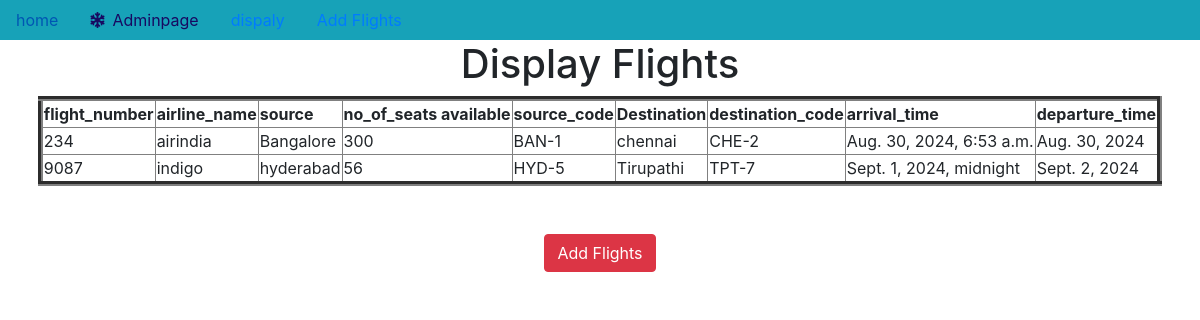
The page /view_all_flights/ on the database its author committed.
### app/models.py (models this page shows, shortened)
class Flights(models.Model):
    flight_number=models.IntegerField(primary_key=True)
    airline_name=models.CharField(max_length=50)
    No_of_seats_available=models.IntegerField()
    source=models.CharField(max_length=50)
    source_code=models.CharField(max_length=5)
    destination=models.CharField(max_length=100)
    destination_code=models.CharField(max_length=5)
    arraival_time=models.DateTimeField()
    depature_time=models.DateField()

### app/views.py (the view)
# urls.py: path('view_all_flights/',view_all_flights,name='view_all_flights'),
def view_all_flights(request):
    flwo=Flights.objects.all()
    d={'flwo':flwo}
    if d:
        return render(request,'display.html',d)
    else:
        return HttpResponse('no Flights are avalable')

### templates/display.html (shortened to what this page needs)
{% extends 'base.html' %}
{% block body_block %}
<center>
    <h1>Display Flights</h1>
<table border="5px">
<tr>
    <th>flight_number</th>
    <th>airline_name</th>
    <th>source</th>
    <th>no_of_seats available</th>
    <th>source_code</th>
    <th>Destination</th>
    <th>destination_code</th>
    <th>arrival_time</th>
    <th>departure_time</th>
</tr>
 {% for flights in flwo  %}
 <tr>
    <td>{{flights.flight_number}}</td>
    <td>{{flights.airline_name}}</td>
    <td>{{flights.source}}</td>
    <td>{{flights.No_of_seats_available}}</td>
    <td>{{flights.source_code}}</td>
    <td>{{flights.destination}}</td>
    <td>{{flights.destination_code}}</td>
    <td>{{flights.arraival_time}}</td>
    <td>{{flights.depature_time}}</td>
 </tr>
 {% endfor %}
</table><br><br>
<a href="{% url 'Add_flights'%}">
    <input type="submit" value="Add Flights" class="btn btn-danger"></a>
</center>
{% endblock%}

### templates/base.html (shortened to what this page needs)
<!doctype html>
<html lang="en">
  <head>
    <link rel="stylesheet" href="https://cdn.jsdelivr.net/npm/bootstrap@4.6.2/dist/css/bootstrap.min.css">
    <link rel="stylesheet" href="https://cdnjs.cloudflare.com/ajax/libs/font-awesome/6.5.2/css/all.min.css" >
  </head>
  <body>
    <nav class="nav bg-info navbar-light">
        <a href="{% url 'home' %}" class="nav-link">home</a>
        <a href="{% url 'admin:index' %}" class="nav-link"  style="color:rgb(23, 9, 97)"><i class="fa fa-snowflake pr-2"></i>Adminpage</a>
        <a href="{% url 'view_all_flights'%}" class="nav-link">dispaly</a>
        <a href="{% url 'Add_flights'%}"class="nav-link">Add Flights</a>
    </nav>
    {% block body_block %}
    {% endblock %}
  </body>
</html>

### rows shown on the page
Flights: flight_number "234", airline_name "airindia", source "Bangalore", No_of_seats_available "300", source_code "BAN-1", destination "chennai", destination_code "CHE-2", arraival_time "Aug. 30, 2024, 6:53 a.m.", depature_time "Aug. 30, 2024"
Flights: flight_number "9087", airline_name "indigo", source "hyderabad", No_of_seats_available "56", source_code "HYD-5", destination "Tirupathi", destination_code "TPT-7", arraival_time "Sept. 1, 2024, midnight", depature_time "Sept. 2, 2024"
